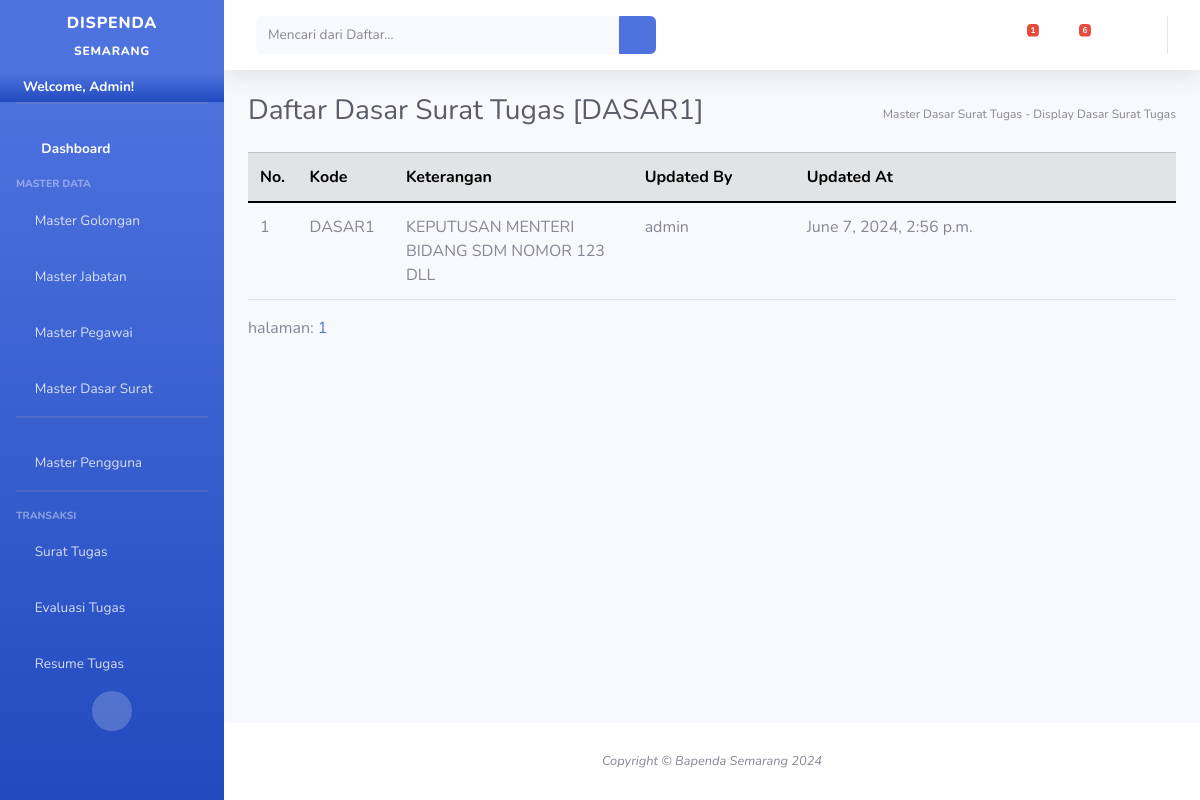
/master/sur/dis/DASAR1/ (signed in), run on the app's committed database.
### surat_tugas/models.py (models this page shows, shortened)
class Pengguna(AbstractUser):
    updatedAt = models.DateTimeField(auto_now_add=True,null=True)
    updatedBy = models.CharField(max_length=20,null=True,blank=True)
    is_edit = models.BooleanField(default=False)
    is_delete = models.BooleanField(default=False)
    is_create = models.BooleanField(default=True)
    email = models.CharField(max_length=100,blank=True,null=True,unique=True)

class MasterDasarST(models.Model):
    kode_dasar = models.CharField(max_length=10,unique=True,blank=False,primary_key=True) # type: ignore
    keterangan = models.CharField(max_length=50)
    updatedAt = models.DateTimeField(auto_now_add=True,null=True)
    updatedBy = models.CharField(max_length=20,blank=True,null=True)

### cms/views.py (the view)
# urls.py: path('master/sur/dis/<str:id>/',displayMasterDasarSuratID,name='displayMasterDasarSuratID'),
def displayMasterDasarSuratID(request,id):
	if(request.user.is_authenticated != True):
		return HttpResponseRedirect('/auth/')
	if(request.user.is_superuser !=True):
		return HttpResponseRedirect('/')
	print(request.GET.dict())
	try:
		page=request.GET['page']
	except:
		page=1
	if page==None:
		page=1
	listDasar = MasterDasarST.objects.all().filter(Q(kode_dasar__icontains=id) | Q(keterangan__icontains=id)).order_by('-updatedAt')
	p=Paginator(listDasar,10)
	try:
		halaman = p.page(page)
	except:
		halaman = p.page(1)
	context={
		'lists':halaman,
		'paginator':p,
		'menuname':'Daftar Dasar Surat Tugas ['+str(id).upper()+']',
		'pathway':'Master Dasar Surat Tugas - Display Dasar Surat Tugas',
		'username':request.user.username,
		'mywebsite': '/master/sur/dis/',
		'pending_surat':getPendingSurat(),
		'pending_lhe':getPendingLHE(),
	}
	request.session['status']=""
	return render(request,'master/display_dasarst.html',context)

### cms/views.py (called while the page is built)
def getPendingSurat():
	return TrxSuratTugas.objects.all().filter(submit=False)

def getPendingLHE():
	return headerLHE.objects.all().filter(submit=False)

### surat_tugas/models.py (called while the page is built)
    def __str__(self):
        return self.nomor_surat

### templates/master/display_dasarst.html (shortened to what this page needs)
{% extends 'base.html'%}
{% load static %}
{% block contents%}
<div style="text-wrap: wrap; overflow-x: scroll;">
<table class="table  table-hover">
    <thead class="table-secondary">
        <th style="width:50px">No.</th>
        <th style="width:100px">Kode </th>
        <th style="width:300px">Keterangan</th>
        <th style="width:200px">Updated By</th>
        <th style="width:300px">Updated At</th>
        <th style="width:200px"</th>
    </thead>
    {% for list in lists%}
    <tr>
        <td>{{forloop.counter}}</td>
        <td>{{list.kode_dasar}}</td>
        <td>{{list.keterangan}}</td>
        <td>{{list.updatedBy}}</td>
        <td>{{list.updatedAt}}</td>
        <td>
            <a class="btn" data-toggle="modal" data-target="#editModal"><i class="fa fa-user-edit"></i></a>
            <a class="btn" data-toggle="modal"  onclick="deleteDasarSurat('{{list.kode_dasar}}','{{list.keterangan}}')"><i class="fa fa-trash"></i></a>
        </td>
    </tr>
    {% endfor%}
</table>
</div>
<div>
    halaman:
    {% for hal in paginator.page_range%}
        <a class="button" href="{% url 'displayGolongan'%}?page={{hal}}">{{hal}}</a>
    {% endfor %}
</div>
{% endblock%}

### templates/base.html (shortened to what this page needs)
{% load static %}
<!DOCTYPE html>
<html lang="en">
<head>
    <link href="https://cdn.jsdelivr.net/npm/bootstrap@5.0.2/dist/css/bootstrap.min.css" rel="stylesheet">
    <link href="{% static 'vendor/fontawesome-free/css/all.min.css'%}" rel="stylesheet" type="text/css">
    <link href="{% static 'css/sb-admin-2.min.css' %}" rel="stylesheet">
</head>
<body id="page-top">
    <div id="wrapper">
        <ul class="navbar-nav bg-gradient-primary sidebar sidebar-dark accordion" id="accordionSidebar">
            <a class="sidebar-brand d-flex align-items-center justify-content-center" href="index.html">
                <div class="sidebar-brand-text mx-3">DISPENDA <sub>SEMARANG</sub></div>
            </a>
            <li class="nav-item ">
                <a class="bg-gradient-primary fw-bold  p-1 nav-link collapsed text-white" href="#" data-toggle="collapse" data-target="#profile"
                    aria-expanded="true" aria-controls="collapseTwo">
                    <i class="fa fa-user-circle"></i>
                    <span class="text-black">Welcome, {{user.username|title}}!</span>
                </a>
            </li>
            <hr class="sidebar-divider">
            <li class="nav-item active">
                <a class="nav-link" href="/">
                    <i class="fas fa-fw fa-tachometer-alt"></i>
                    <span>Dashboard</span></a>
            </li>
            <div class="sidebar-heading">
                Master Data
            </div>
            <li class="nav-item">
                <a class="nav-link collapsed" href="#" data-toggle="collapse" data-target="#golongan"
                    aria-expanded="true" aria-controls="collapseTwo">
                    <i class="fa fa-circle"></i>
                    <span>Master Golongan</span>
                </a>
            </li>
            <li class="nav-item">
                <a class="nav-link collapsed" href="#" data-toggle="collapse" data-target="#jabatan"
                    aria-expanded="true" aria-controls="collapseTwo">
                    <i class="fa fa-dot-circle"></i>
                    <span>Master Jabatan</span>
                </a>
            </li>
            <li class="nav-item">
                <a class="nav-link collapsed" href="#" data-toggle="collapse" data-target="#pegawai"
                    aria-expanded="true" aria-controls="collapseTwo">
                    <i class="fa fa-user-plus"></i>
                    <span>Master Pegawai</span>
                </a>
            </li>
            <li class="nav-item">
                <a class="nav-link collapsed" href="#" data-toggle="collapse" data-target="#dasarsurat"
                    aria-expanded="true" aria-controls="collapseTwo">
                    <i class="fa fa-newspaper"></i>
                    <span>Master Dasar Surat</span>
                </a>
            </li>
            <hr class="sidebar-divider">
            {% if user.is_superuser%}
            <li class="nav-item">
                <a class="nav-link collapsed" href="#" data-toggle="collapse" data-target="#pengguna"
                    aria-expanded="true" aria-controls="collapseTwo">
                    <i class="fa fa-users"></i>
                    <span>Master Pengguna</span>
                </a>
            </li>
            {%endif%}
            <hr class="sidebar-divider">
            <div class="sidebar-heading">
                Transaksi
            </div>
            <li class="nav-item">
                <a class="nav-link collapsed" href="#" data-toggle="collapse" data-target="#suratTugas"
                    aria-expanded="true" aria-controls="collapseTwo">
                    <i class="fa fa-envelope"></i>
                    <span>Surat Tugas</span>
                </a>
            </li>
            <li class="nav-item">
                <a class="nav-link collapsed" href="#" data-toggle="collapse" data-target="#evaluasiTugas"
                    aria-expanded="true" aria-controls="collapseTwo">
                    <i class="fa fa-file"></i>
                    <span>Evaluasi Tugas</span>
                </a>
            </li>
            <li class="nav-item">
                <a class="nav-link collapsed" href="#" data-toggle="collapse" data-target="#laporanTugas"
                    aria-expanded="true" aria-controls="collapseTwo">
                    <i class="fa fa-file-archive"></i>
                    <span>Resume Tugas</span>
                </a>
            </li>
            <div class="text-center d-none d-md-inline">
                <button class="rounded-circle border-0" id="sidebarToggle"></button>
            </div>
        </ul>
        <div id="content-wrapper" class="d-flex flex-column">
            <div id="content">
                <nav class="navbar navbar-expand navbar-light bg-white topbar mb-4 static-top shadow">
                    {% if mywebsite is not None %}
                    <form
                        class="d-none d-sm-inline-block form-inline mr-auto ml-md-3 my-2 my-md-0 mw-100 navbar-search">
                        <div class="input-group">
                            <input type="text" class="form-control bg-light border-0 small" placeholder="Mencari dari Daftar..."
                                aria-label="Search" aria-describedby="basic-addon2" id="coba">
                            <div class="input-group-append">
                                <button class="btn btn-primary" type="button" onclick="cobaya()">
                                    <i class="fas fa-search fa-sm"></i>
                                </button>
                            </div>
                        </div>
                    </form>
                    {% endif %}
                    <ul class="navbar-nav ml-auto">
                        <li class="nav-item dropdown no-arrow mx-1">
                            <a class="nav-link dropdown-toggle" href="#" id="messagesDropdown" role="button"
                                data-toggle="dropdown" aria-haspopup="true" aria-expanded="false">
                                <i class="fas fa-envelope fa-fw"></i>
                                {% if pending_surat.count > 0 %}
                                <span class="badge badge-danger badge-counter">{{pending_surat.count}}</span>
                                {% endif %}
                            </a>
                        </li>
                        <li class="nav-item dropdown no-arrow mx-1">
                            <a class="nav-link dropdown-toggle" href="#" id="messagesDropdown" role="button"
                                data-toggle="dropdown" aria-haspopup="true" aria-expanded="false">
                                <i class="fas fa-file fa-fw"></i>
                                {% if pending_lhe.count > 0 %}
                                <span class="badge badge-danger badge-counter">{{pending_lhe.count}}</span>
                                {% endif %}
                            </a>
                        </li>
                        <li class="nav-item dropdown no-arrow mx-1">
                            <a class="nav-link dropdown-toggle" href="#" id="messagesDropdown" role="button"
                                data-toggle="dropdown" aria-haspopup="true" aria-expanded="false">
                                <i class="fas fa-file-archive fa-fw"></i>
                            </a>
                        </li>
                    </ul>
                </nav>
                <div class="container-fluid">
                    <div class="d-sm-flex align-items-center justify-content-between mb-4">
                        <h1 class="h3 mb-0 text-gray-800">{{menuname}}</h1><sub>{{pathway}}</sub>
                    </div>
                    {% block contents%}
                    {% endblock %}
                </div>
            </div>
            <footer class="sticky-footer bg-white">
                <div class="container my-auto">
                    <div class="copyright text-center my-auto">
                        {% now "Y" as current_year %}
                        <span><i>Copyright &copy; Bapenda Semarang {% if current_year != '2024' %}2024-{%now "Y"%} {% else %}2024 {%endif%}</i></span>
                    </div>
                </div>
            </footer>
        </div>
    </div>
</body>
</html>

### data on the page
Pengguna: username "Admin"
MasterDasarST: kode_dasar "DASAR1", keterangan "KEPUTUSAN MENTERI BIDANG SDM NOMOR 123 DLL", updatedBy "admin", updatedAt "June 7, 2024, 2:56 p.m."

### other printed values
{{ pending_surat.count }} "1"
{{ pending_lhe.count }} "6"
{{ menuname }} "Daftar Dasar Surat Tugas [DASAR1]"
{{ pathway }} "Master Dasar Surat Tugas - Display Dasar Surat Tugas"
{{ hal }} "1"
